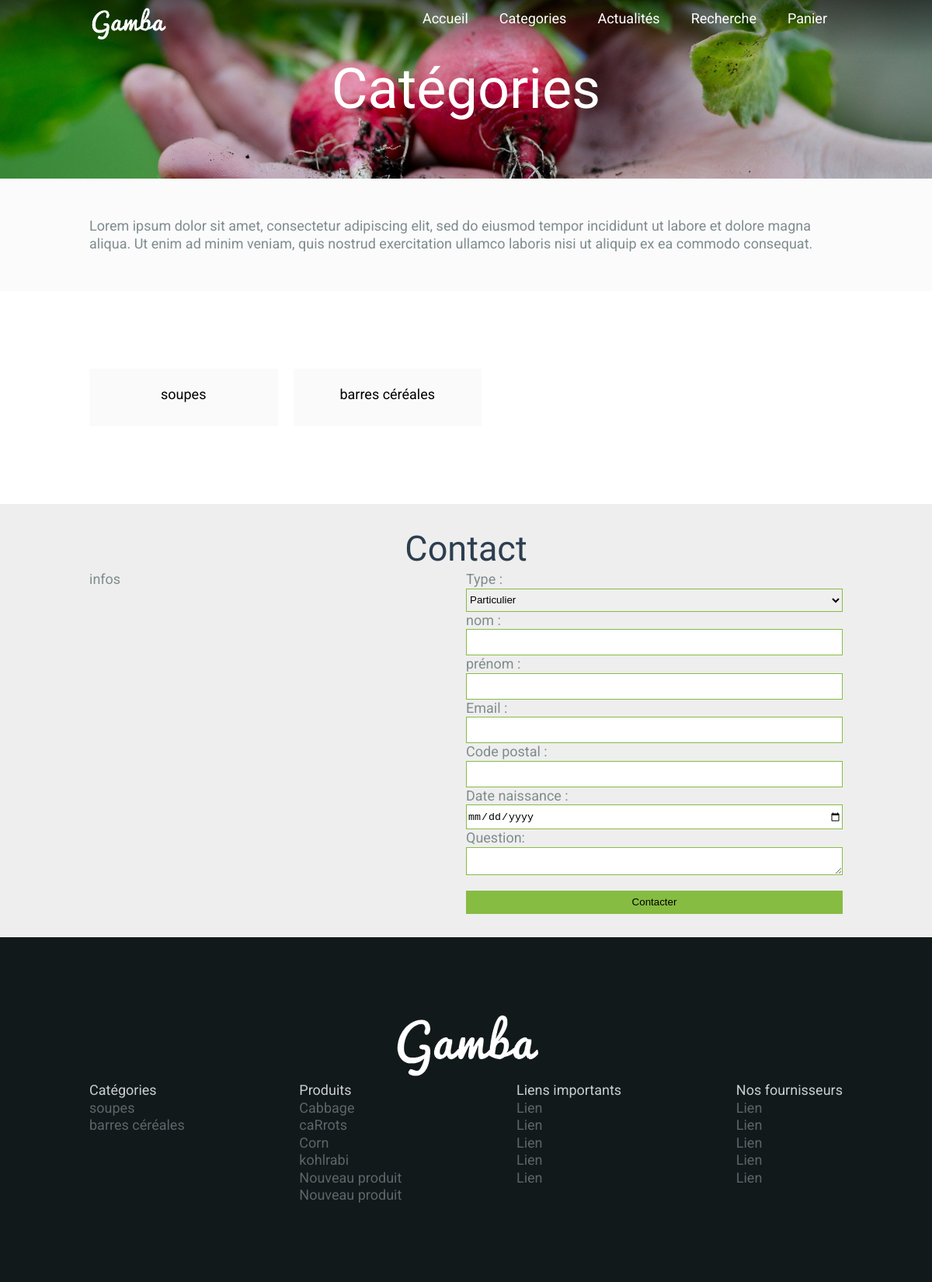
The page /?p=categories on the database its author committed.
### tables this page shows
CREATE TABLE `categorie` (
  `id_cat` int(11) NOT NULL,
  `nom_cat` varchar(50) NOT NULL,
  `desc_cat` text NOT NULL,
  `text_cat` longtext NOT NULL,
  `id_cat_cat` int(11) DEFAULT NULL
);

CREATE TABLE `produits` (
  `id_produit` int(11) NOT NULL,
  `nom_produit` varchar(50) NOT NULL,
  `desc_produit` text NOT NULL,
  `sous_titre_produit` varchar(50) NOT NULL,
  `id_cat_produit` int(11) DEFAULT NULL
);

### controllers/page_categories.php (called while the page is built, shortened)
<?php
$categories = all("categorie");
require("views/page_categories.php");
?>

### core/bdd.php (called while the page is built, shortened)
<?php
    function all($table){
        $db =   $GLOBALS["db"];
        $sql = "SELECT * FROM $table";
        $rst = $db->query($sql);
        return $rst->fetchAll(PDO::FETCH_ASSOC);
    }
?>

### controllers/footer.php (called while the page is built)
<?php
$categories = all("categorie");
$produits = all("produits");
require("views/footer.php");
?>

### views/page_categories.php (the view, shortened to what this page needs)
<div id="introproduct">
	<div class="container">
		<h1>Catégories</h1>
	</div>
</div>
<div id="deal">
	<div class="container">
			<div>
				<p>Lorem ipsum dolor sit amet, consectetur adipiscing elit, sed do eiusmod tempor incididunt ut labore et dolore magna aliqua. Ut enim ad minim veniam, quis nostrud exercitation ullamco laboris nisi ut aliquip ex ea commodo consequat.</p>
			</div>
	</div>
</div>
<div id="products">
	<div class="container">
		<div id="listprod">
			<?php foreach($categories as $key => $categorie){
				$id = $categorie["id_cat"];
				$nom = $categorie["nom_cat"];
			?>
				<a href="?p=categorie&id=<?php echo $id ?>" class="prod">
					<span>
						<?php echo $nom; ?>
					</span>
				</a>
			<?php }?>
		</div>
	</div>
</div>
<?php afficher("footer"); ?>

### views/footer.php (shortened to what this page needs)
<footer id="footer">
	<div class="container">
		<img src="styles/imgs/logo.png" alt="">
		<div class="ligne">
			<div class="footer">
				<h4>Catégories</h4>
				<?php foreach($categories as $key => $categorie){
					$nom = $categorie["nom_cat"];
				?>
					<a href="#" title="" class="menufoot"><?php echo $nom ?></a>
				<?php }?>
			</div>
			<div class="footer">
				<h4>Produits</h4>
				<?php foreach($produits as $key => $produit){
					$nom = $produit["nom_produit"];
				?>
					<a href="#" title="" class="menufoot"><?php echo $nom ?></a>
				<?php }?>
			</div>
			<div class="footer">
				<h4>Liens importants</h4>
				<a href="#" title="" class="menufoot">Lien</a>
				<a href="#" title="" class="menufoot">Lien</a>
				<a href="#" title="" class="menufoot">Lien</a>
				<a href="#" title="" class="menufoot">Lien</a>
				<a href="#" title="" class="menufoot">Lien</a>
			</div>
			<div class="footer">
				<h4>Nos fournisseurs</h4>
				<a href="#" title="" class="menufoot">Lien</a>
				<a href="#" title="" class="menufoot">Lien</a>
				<a href="#" title="" class="menufoot">Lien</a>
				<a href="#" title="" class="menufoot">Lien</a>
				<a href="#" title="" class="menufoot">Lien</a>
			</div>
		</div>
	</div>
</footer>

### styles/styles.css (style rules this page uses)
body { font-family: 'Roboto', sans-serif; font-size:18px; color:#7f8c8d; line-height:1.25em; }
a { color:inherit; text-decoration: none; }
h1 { font-family: 'Indie Flower', cursive; font-size:4em; text-align: center; line-height:1.25em; }
h4 { color: #c9ced1; text-align: left; }
p { text-align: center; }
.container { width: 970px; margin:auto; }
#deal { background-color: #fbfbfb; padding: 50px 0px; }
.ligne { display: flex; justify-content: space-between; }
#deal h3,#deal p { text-align: left; }
#products { padding: 100px 0px; }
#listprod { display: grid; grid-template-columns:25% 25% 25% 25%; grid-gap: 20px; }
.prod { display: flex; flex-direction: column; border:2px solid #fafafa; color: #000; text-align: center; text-decoration: none; transition: box-shadow ease-in-out 0.3s; }
.prod>span { background: #fafafa; height: 50px; padding: 20px 0px 0px 0px; transition: background ease-in-out 0.3s; }
#footer { background: #11191b; text-align: center; padding: 100px 0px; }
.footer { text-align: left; display: flex; flex-direction: column; }
.menufoot { color:#5f6467; text-decoration: none; }
#introproduct { background: url("imgs/radish.jpg") no-repeat center; background-size: 100% auto; padding: 70px 0px; color: #fff; text-transform: capitalize; }

### rows shown on the page
categorie: nom_cat "soupes"
categorie: nom_cat "barres céréales"
produits: nom_produit "Cabbage"
produits: nom_produit "caRrots"
produits: nom_produit "Corn"
produits: nom_produit "kohlrabi"
produits: nom_produit "Nouveau produit"
produits: nom_produit "Nouveau produit"

### other values the page prints
$lien["text"] "Accueil"
$lien["text"] "Categories"
$lien["text"] "Actualités"
$lien["text"] "Recherche"
$lien["text"] "Panier"
